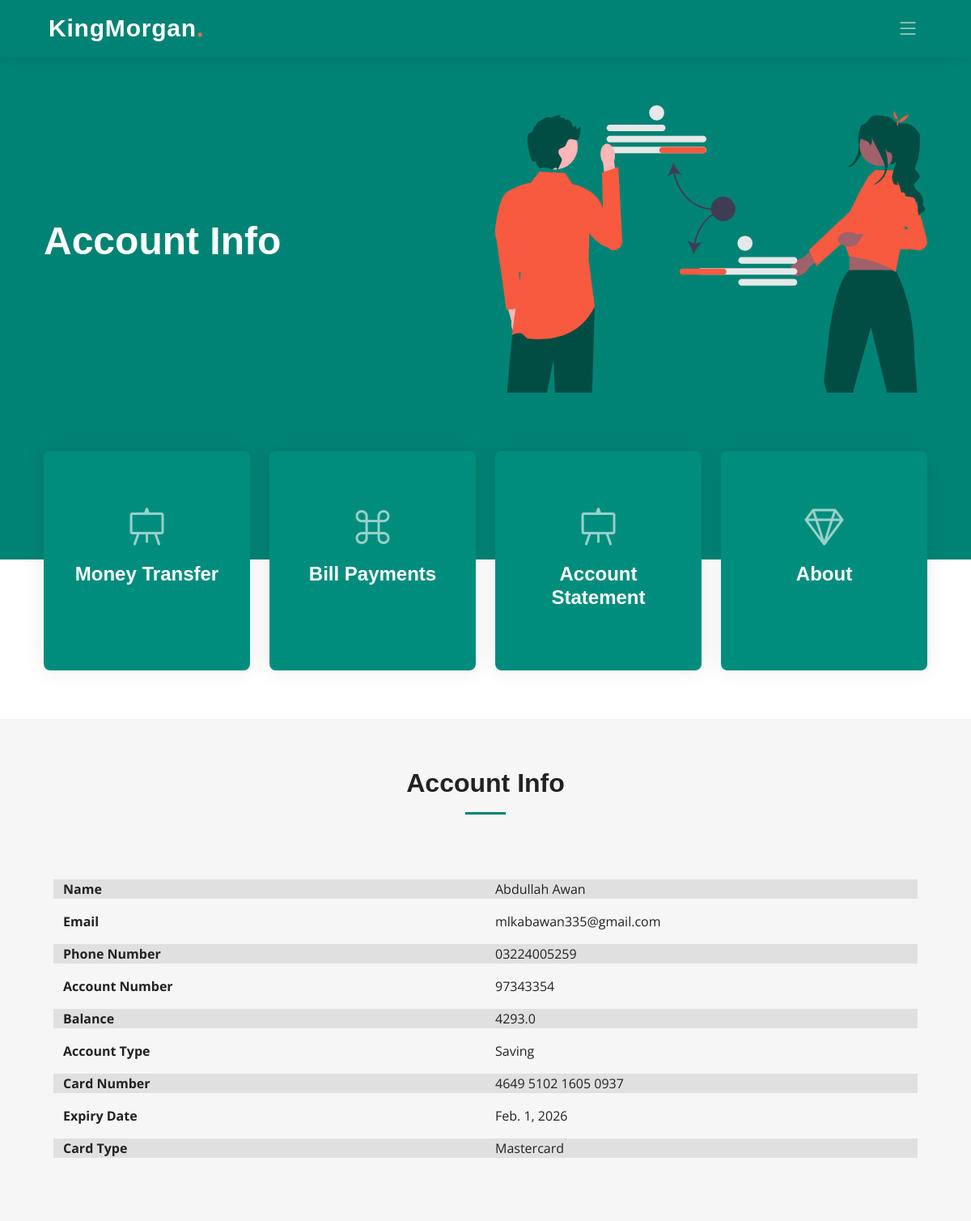
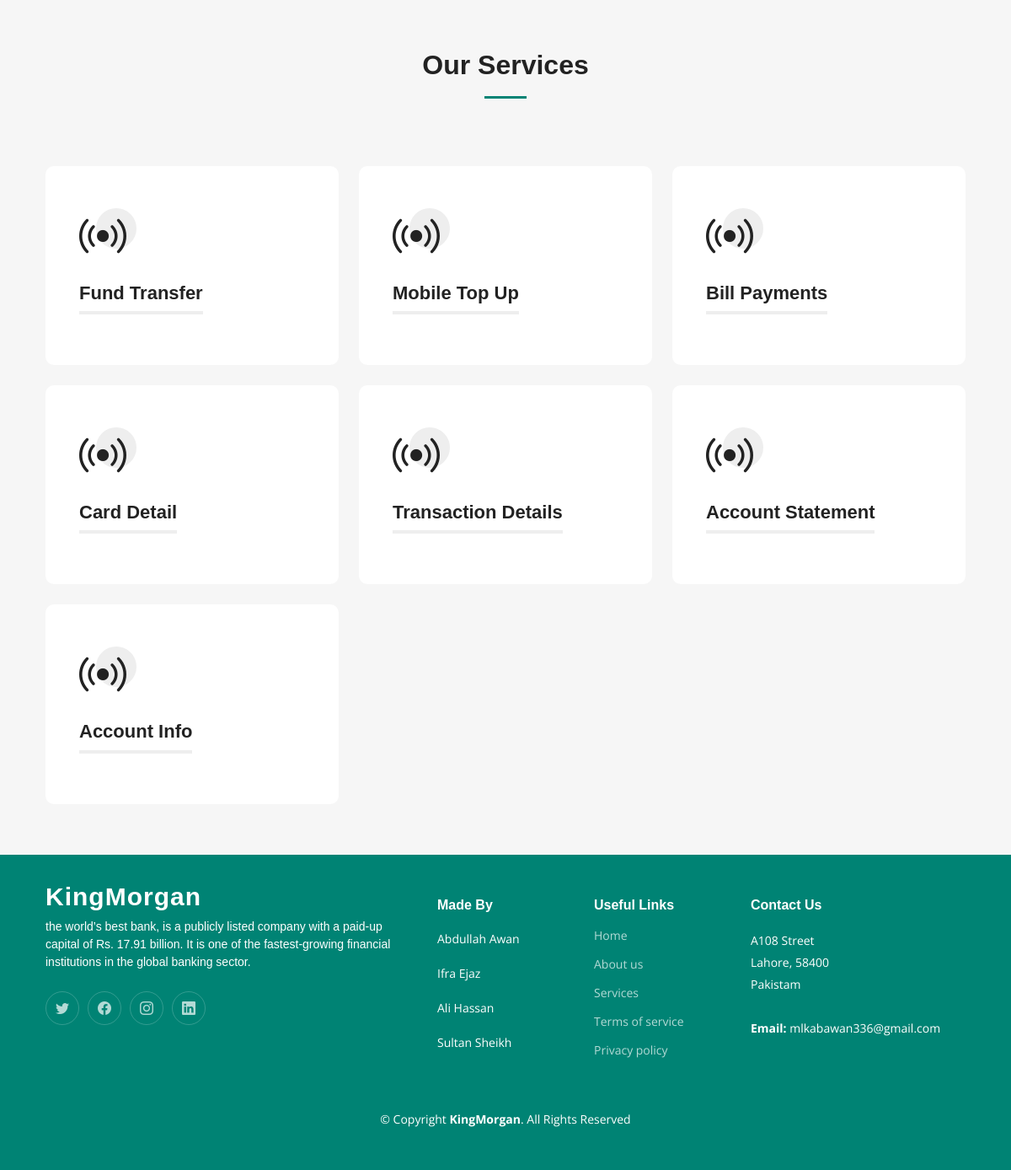
/accountInfo/ (signed in), run on the app's committed database (2 pictures, top to bottom).
### app/models.py (models this page shows)
class User(models.Model):
    name = models.CharField(max_length=100)
    email = models.EmailField()
    password = models.CharField(max_length=100)
    phone = models.CharField(max_length=100)
    address = models.CharField(max_length=100)
    CNIC = models.CharField(max_length=14, unique=True)
    phone = models.CharField(max_length=13, unique=True)
    username = models.CharField(max_length=150,unique=True, null=False,default="")  # Added username field

class Accounts(models.Model):
    SAVING = 'Saving'
    CURRENT = 'Current'
    FIXED_DEPOSIT = 'Fixed Deposit'
    ACCOUNT_TYPE_CHOICES = [
        (SAVING, 'Saving'),
        (CURRENT, 'Current'),
        (FIXED_DEPOSIT, 'Fixed Deposit'),
    ]
    ACTIVE = 'Active'
    INACTIVE = 'Inactive'
    STATUS_CHOICES = [
        (ACTIVE, 'Active'),
        (INACTIVE, 'Inactive'),
    ]
    user = models.ForeignKey(User, on_delete=models.CASCADE)
    account_number = models.CharField(max_length=100, unique=True)
    balance = models.FloatField()
    account_type = models.CharField(max_length=20, choices=ACCOUNT_TYPE_CHOICES, default=CURRENT)
    status = models.CharField(max_length=20, choices=STATUS_CHOICES, default=ACTIVE)
    bank_id = models.ForeignKey('Banks', on_delete=models.CASCADE, default=11)

class ATMcards(models.Model):
    VISA = 'Visa'
    MASTERCARD = 'Mastercard'
    AMERICAN_EXPRESS = 'American Express'
    CARD_TYPE_CHOICES = [
        (VISA, 'Visa'),
        (MASTERCARD, 'Mastercard'),
        (AMERICAN_EXPRESS, 'American Express'),
    ]
    accounts = models.ForeignKey(Accounts, on_delete=models.CASCADE)
    card_number = models.CharField(max_length=16, unique=True)
    pin = models.CharField(max_length=4)
    expiry_date = models.DateField()
    card_type = models.CharField(max_length=20, choices=CARD_TYPE_CHOICES)
    is_active = models.BooleanField(default=False)

### app/views.py (the view)
# urls.py: path('accountInfo/', views.accountInfo, name="accountInfo"),
def accountInfo(request):
    user_id = request.session.get('user')  # Make sure this session key is correct
    user = get_object_or_404(User, pk=user_id)
    account = get_object_or_404(Accounts, user_id=user)  # Use user instance here
    card = get_object_or_404(ATMcards, accounts_id=account)  # Use account instance here
    print(user,account,card)
    print(card.expiry_date)
    return render(request,'dashboard/accountInfo.html',{'User' : user, 'Account' : account,'ATMcards': card, 'services': services})

### app/templates/Dashboard/accountInfo.html (shortened to what this page needs)
{% extends 'dashboard/index.html' %}
{% load static %}
{% block hero %}
<h2>Account Info</h2>
{% endblock hero %}
{% block content %}
<section id="services" class="services sections-bg">
    <div class="container" data-aos="fade-up">
        <div class="section-header">
            <h2>Account Info</h2>
        </div>
        <div class="container">
            <div class="row mb-3" style="background-color: #E0E0E0;">
                <div class="col-6 fw-bold">Name</div>
                <div class="col-6">{{ User.name }}</div>
              </div>
              <div class="row mb-3">
                <div class="col-6 fw-bold">Email</div>
                <div class="col-6">{{ User.email }}</div>
              </div>
              <div class="row mb-3" style="background-color: #E0E0E0;">
                <div class="col-6 fw-bold">Phone Number</div>
                <div class="col-6">{{ User.phone }}</div>
              </div>
            <div class="row mb-3" >
              <div class="col-6 fw-bold">Account Number</div>
              <div class="col-6">{{ Account.account_number }}</div>
            </div>
            <div class="row mb-3" style="background-color: #E0E0E0;">
              <div class="col-6 fw-bold">Balance</div>
              <div class="col-6">{{ Account.balance }}</div>
            </div>
            <div class="row mb-3" >
              <div class="col-6 fw-bold">Account Type</div>
              <div class="col-6">{{ Account.account_type }}</div>
            </div>
            <div class="row mb-3" style="background-color: #E0E0E0;">
              <div class="col-6 fw-bold">Card Number</div>
              <div class="col-6">{{ ATMcards.card_number }}</div>
            </div>
            <div class="row mb-3" >
              <div class="col-6 fw-bold">Expiry Date</div>
              <div class="col-6">{{ ATMcards.expiry_date }}</div>
            </div>
            <div class="row mb-3" style="background-color: #E0E0E0;">
              <div class="col-6 fw-bold">Card Type</div>
              <div class="col-6">{{ ATMcards.card_type }}</div>
            </div>
          </div>
    </div>
</section>
<section id="services" class="services sections-bg">
    <div class="container" data-aos="fade-up">
        <div class="section-header">
            <h2>Our Services</h2>
        </div>
        <div class="row gy-4" data-aos="fade-up" data-aos-delay="100">
            {% for service in services %}
                <div class="col-lg-4 col-md-6">
                    {% if service.url %}
                        <a href="{% url service.url %}">
                        <div class="service-item position-relative">
                            <div class="icon">
                                <i class="bi {{ service.icon }}"></i>
                            </div>
                            <h3>{{ service.name }}</h3>
                        </div>
                        </a>
                    {% endif %}
                </div>
            {% endfor %}
        </div>
    </div>
</section>
{% endblock content %}

### app/static/css/main.css (style rules this page uses)
:root { --font-default: "Open Sans", system-ui, -apple-system, "Segoe UI", Roboto, "Helvetica Neue", Arial, "Noto Sans", "Liberation Sans", sans-serif, "Apple Color Emoji", "Segoe UI Emoji", "Segoe UI Symbol", "Noto Color Emoji"; --font-primary: "Montserrat", sans-serif; --font-secondary: "Poppins", sans-serif; }
:root { --color-default: #222222; --color-primary: #008374; --color-secondary: #f85a40; }
:root { scroll-behavior: smooth; }
body { font-family: var(--font-default); color: var(--color-default); }
a { color: var(--color-primary); text-decoration: none; }
h1, h2, h3, h4, h5, h6 { font-family: var(--font-primary); }
section { padding: 60px 0; overflow: hidden; scroll-margin-top: 70px; overflow: clip; }
.sections-bg { background-color: #f6f6f6; }
.section-header { text-align: center; padding-bottom: 60px; }
.section-header h2 { font-size: 32px; font-weight: 600; margin-bottom: 20px; padding-bottom: 20px; position: relative; }
.section-header h2:after { content: ""; position: absolute; display: block; width: 50px; height: 3px; background: var(--color-primary); left: 0; right: 0; bottom: 0; margin: auto; }
.services { padding: 60px 0; }
.services .service-item { padding: 40px; background: #fff; height: 100%; border-radius: 10px; }
.services .service-item .icon { width: 48px; height: 48px; position: relative; margin-bottom: 50px; }
.services .service-item .icon i { color: var(--color-default); font-size: 56px; transition: ease-in-out 0.3s; z-index: 2; position: relative; }
.services .service-item .icon:before { position: absolute; content: ""; height: 100%; width: 100%; background: #eeeeee; border-radius: 50px; z-index: 1; top: 10px; right: -20px; transition: 0.3s; }
.services .service-item h3 { color: var(--color-default); font-weight: 700; margin: 0 0 20px 0; padding-bottom: 8px; font-size: 22px; position: relative; display: inline-block; border-bottom: 4px solid #eeeeee; transition: 0.3s; }
.hero h2 { font-size: 48px; font-weight: 700; margin-bottom: 20px; color: #fff; }

### data on the page
User: name "Abdullah Awan", email "mlkabawan335@gmail.com", phone "03224005259"
Accounts: account_number "97343354", balance "4293.0", account_type "Saving"
ATMcards: card_number "4649 5102 1605 0937", expiry_date "Feb. 1, 2026", card_type "Mastercard"

### other printed values
{{ service.name }} "Fund Transfer" "Mobile Top Up" "Bill Payments" "Card Detail" "Transaction Details" "Account Statement" "Account Info"
